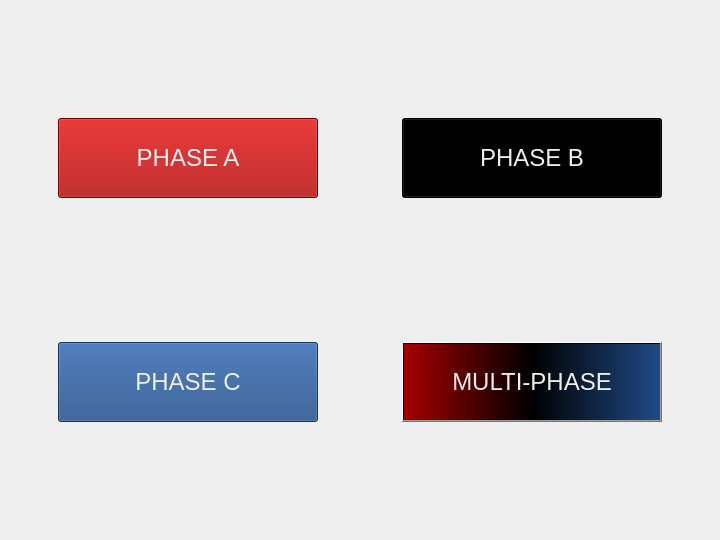
            <widget class="QWidget" name="Loc5_select">
             <widget class="QWidget" name="gridLayoutWidget_12">
              <property name="geometry">
               <rect>
                <x>10</x>
                <y>10</y>
                <width>701</width>
                <height>521</height>
               </rect>
              </property>
              <layout class="QGridLayout" name="gridLayout_Loc5S">
               <property name="spacing">
                <number>36</number>
               </property>
               <item row="0" column="1">
                <widget class="QPushButton" name="btn_loc5_selectB">
                 <property name="minimumSize">
                  <size>
                   <width>260</width>
                   <height>80</height>
                  </size>
                 </property>
                 <property name="maximumSize">
                  <size>
                   <width>260</width>
                   <height>80</height>
                  </size>
                 </property>
                 <property name="font">
                  <font>
                   <pointsize>18</pointsize>
                  </font>
                 </property>
                 <property name="styleSheet">
                  <string notr="true">color: rgb(238, 238, 236);
background-color: rgb(0, 0, 0);</string>
                 </property>
                 <property name="text">
                  <string>PHASE B</string>
                 </property>
                </widget>
               </item>
               <item row="0" column="0">
                <widget class="QPushButton" name="btn_loc5_selectA">
                 <property name="minimumSize">
                  <size>
                   <width>260</width>
                   <height>80</height>
                  </size>
                 </property>
                 <property name="maximumSize">
                  <size>
                   <width>260</width>
                   <height>80</height>
                  </size>
                 </property>
                 <property name="font">
                  <font>
                   <pointsize>18</pointsize>
                  </font>
                 </property>
                 <property name="styleSheet">
                  <string notr="true">color: rgb(238, 238, 236);
background-color: rgb(164, 0, 0);</string>
                 </property>
                 <property name="text">
                  <string>PHASE A</string>
                 </property>
                </widget>
               </item>
               <item row="1" column="0">
                <widget class="QPushButton" name="btn_loc5_selectC">
                 <property name="minimumSize">
                  <size>
                   <width>260</width>
                   <height>80</height>
                  </size>
                 </property>
                 <property name="maximumSize">
                  <size>
                   <width>260</width>
                   <height>80</height>
                  </size>
                 </property>
                 <property name="font">
                  <font>
                   <pointsize>18</pointsize>
                  </font>
                 </property>
                 <property name="styleSheet">
                  <string notr="true">color: rgb(238, 238, 236);
background-color: rgb(32, 74, 135);</string>
                 </property>
                 <property name="text">
                  <string>PHASE C</string>
                 </property>
                </widget>
               </item>
               <item row="1" column="1">
                <widget class="QPushButton" name="btn_loc5_selectM">
                 <property name="minimumSize">
                  <size>
                   <width>260</width>
                   <height>80</height>
                  </size>
                 </property>
                 <property name="maximumSize">
                  <size>
                   <width>260</width>
                   <height>80</height>
                  </size>
                 </property>
                 <property name="font">
                  <font>
                   <pointsize>18</pointsize>
                  </font>
                 </property>
                 <property name="styleSheet">
                  <string notr="true">color: rgb(238, 238, 236);
background-color: qlineargradient(spread:pad, x1:0, y1:0, x2:1, y2:0, stop:0 rgba(164, 0, 0, 255), stop:0.5 rgba(0, 0, 0, 255), stop:1 rgba(32, 74, 135, 255));</string>
                 </property>
                 <property name="text">
                  <string>MULTI-PHASE</string>
                 </property>
                </widget>
               </item>
              </layout>
             </widget>
            </widget>
